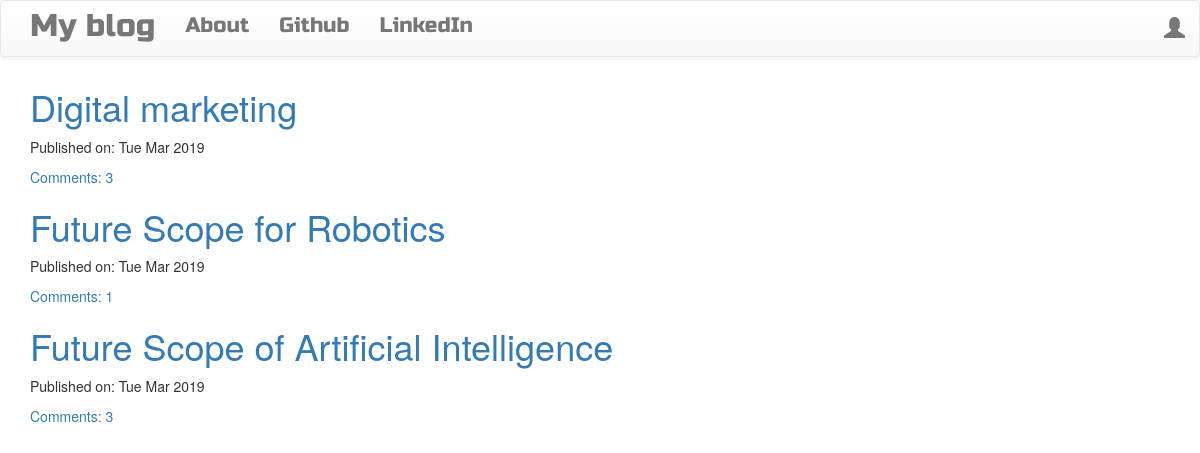
The page / on the database its author committed.
### blog/models.py (models this page shows, shortened)
class Post(models.Model):
    author = models.ForeignKey('auth.User',on_delete=models.CASCADE,)
    title = models.CharField(max_length=200)
    text = models.TextField()
    created_date = models.DateTimeField(default=timezone.now)
    published_date = models.DateTimeField(blank=True, null=True)
    def approve_comments(self):
        return self.comments.filter(approved_comment=True)

### blog/views.py (the view)
# urls.py: re_path(r'^$',views.PostListView.as_view(),name='post_list'),
class PostListView(ListView):
    model = Post
    def get_queryset(self):
        return Post.objects.filter(published_date__lte=timezone.now()).order_by('-published_date')

### blog/templates/blog/post_list.html
{% extends 'blog/base.html' %}
{% block content %}
<div class="centerstage">
    {% for post in post_list %}
        <div class="post">
            <h1><a href="{% url 'post_detail' pk=post.pk %}">{{ post.title }}</a></h1>
            <div class="date">
                <p>Published on: {{ post.published_date|date:"D M Y"}}</p>
            </div>
            <a href="{% url 'post_detail' pk=post.pk %}">Comments: {{ post.approve_comments.count }}</a>
        </div>
    {% endfor %}
</div>
{% endblock %}

### blog/static/css/blog.css (style rules this page uses)
.centerstage { margin-left: auto; margin-right: auto; }
.loader { filter:hue-rotate(0deg); color: linear-gradient(45deg,#0f8,#08f); animation:hue 5000ms infinite linear; }

### rows shown on the page
Post: title "Digital marketing", published_date "Tue Mar 2019", approve_comments.count "3"
Post: title "Future Scope for Robotics", published_date "Tue Mar 2019", approve_comments.count "1"
Post: title "Future Scope of Artificial Intelligence", published_date "Tue Mar 2019", approve_comments.count "3"
